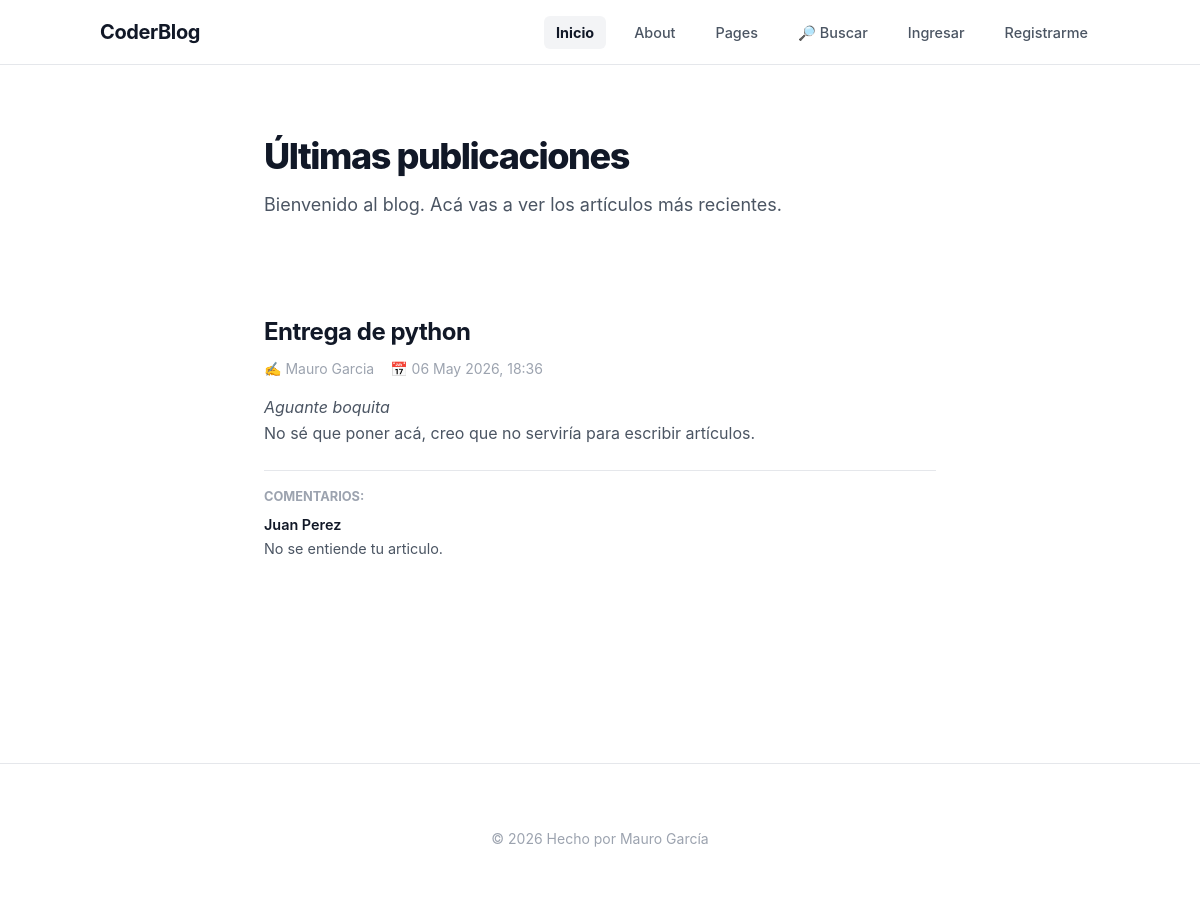
The page / on the database its author committed.
### blog/models.py (models this page shows, shortened)
class Articulo(models.Model):
    titulo = models.CharField(max_length=200)
    subtitulo = models.CharField(max_length=300, null=True, blank=True)
    cuerpo = models.TextField()
    fecha_publicacion = models.DateTimeField(auto_now_add=True)
    autor = models.ForeignKey(Autor, on_delete=models.CASCADE, related_name="articulos")
    class Meta:
        verbose_name_plural = "Artículos"
        ordering = ["-fecha_publicacion"]

class Autor(models.Model):
    nombre = models.CharField(max_length=100)
    apellido = models.CharField(max_length=100)
    email = models.EmailField()
    bio = models.TextField(null=True, blank=True)
    def __str__(self) -> str:
        return f"{self.nombre} {self.apellido}"
    class Meta:
        verbose_name_plural = "Autores"

class Comentario(models.Model):
    articulo = models.ForeignKey(
        Articulo, on_delete=models.CASCADE, related_name="comentarios"
    )
    nombre_usuario = models.CharField(max_length=100)
    contenido = models.TextField()
    fecha = models.DateTimeField(auto_now_add=True)
    class Meta:
        ordering = ["-fecha"]

### blog/views.py (the view)
# urls.py: path("", views.inicio, name="inicio"),
def inicio(request):
    articulos = Articulo.objects.all()[:5]
    return render(request, "blog/inicio.html", {"articulos": articulos})

### templates/blog/inicio.html (shortened to what this page needs)
{% extends "blog/base.html" %}
{% block contenido %}
<div class="page-header">
    <h1>Últimas publicaciones</h1>
    <p>Bienvenido al blog. Acá vas a ver los artículos más recientes.</p>
</div>
{% if articulos %}
    {% for articulo in articulos %}
    <div class="card">
        <h2>{{ articulo.titulo }}</h2>
        <div class="meta">
            <span>✍️ {{ articulo.autor }}</span>
            <span>📅 {{ articulo.fecha_publicacion|date:"d M Y, H:i" }}</span>
        </div>
        {% if articulo.subtitulo %}
            <p class="excerpt"><em>{{ articulo.subtitulo }}</em></p>
        {% endif %}
        <p class="excerpt">{{ articulo.cuerpo|truncatewords:40 }}</p>
        {% if articulo.comentarios.all %}
            <div style="margin-top: 1.5rem; padding-top: 1rem; border-top: 1px solid var(--border);">
                <p style="font-size: 0.8rem; font-weight: 700; color: var(--text-muted); margin-bottom: 0.5rem; text-transform: uppercase;">Comentarios:</p>
                {% for comment in articulo.comentarios.all %}
                    <div style="margin-bottom: 0.75rem;">
                        <p style="font-size: 0.9rem; font-weight: 600; margin-bottom: 0.1rem;">{{ comment.nombre_usuario }}</p>
                        <p style="font-size: 0.9rem; color: var(--text-secondary);">{{ comment.contenido }}</p>
                    </div>
                {% endfor %}
            </div>
        {% endif %}
    </div>
    {% endfor %}
{% else %}
    <div class="card">
        <h2>No hay artículos todavía</h2>
        <p class="excerpt">Empezá publicando algo nuevo.</p>
        <a href="{% url 'blog:crear_articulo' %}" class="btn btn-primary" style="margin-top: 1rem; text-decoration: none; width: auto;">Crear primer artículo</a>
    </div>
{% endif %}
{% endblock %}

### templates/blog/base.html (shortened to what this page needs)
<!DOCTYPE html>
<html lang="es">
<head>
</head>
<body>
    <nav class="navbar">
        <div class="navbar-inner">
            <a href="{% url 'blog:inicio' %}" class="navbar-brand">
                CoderBlog
            </a>
            <ul class="navbar-links">
                <li><a href="{% url 'blog:inicio' %}">Inicio</a></li>
                <li><a href="{% url 'blog:about' %}">About</a></li>
                <li><a href="{% url 'blog:pages' %}">Pages</a></li>
                <li><a href="{% url 'blog:buscar' %}">🔎 Buscar</a></li>
                {% if request.user.is_authenticated %}
                    <li><a href="{% url 'blog:page_create' %}">+ Page</a></li>
                    <li><a href="{% url 'messenger:inbox' %}">Mensajes</a></li>
                    <li><a href="{% url 'accounts:profile' %}">Perfil</a></li>
                    <li><a href="{% url 'accounts:logout' %}">Salir</a></li>
                {% else %}
                    <li><a href="{% url 'accounts:login' %}">Ingresar</a></li>
                    <li><a href="{% url 'accounts:signup' %}">Registrarme</a></li>
                {% endif %}
            </ul>
        </div>
    </nav>
    <main class="container">
        {% block contenido %}{% endblock %}
    </main>
    <footer class="footer">
        <p>&copy; 2026 Hecho por Mauro García</p>
    </footer>
</body>
</html>

### templates/blog/base.html (style rules this page uses)
*, *::before, *::after { margin: 0; padding: 0; box-sizing: border-box; }
:root { --bg-primary: #ffffff; --bg-secondary: #f9fafb; --bg-card: #ffffff; --text-primary: #111827; --text-secondary: #4b5563; --text-muted: #9ca3af; --accent: #000000; --accent-soft: #f3f4f6; --border: #e5e7eb; --success: #059669; --radius: 8px; --transition: all 0.2s ease; }
body { font-family: -apple-system, BlinkMacSystemFont, "Segoe UI", Roboto, Helvetica, Arial, sans-serif; background-color: var(--bg-primary); color: var(--text-primary); line-height: 1.5; -webkit-font-smoothing: antialiased; }
.navbar { background: white; border-bottom: 1px solid var(--border); padding: 0 1.5rem; position: sticky; top: 0; z-index: 1000; }
.navbar-inner { max-width: 1000px; margin: 0 auto; display: flex; align-items: center; justify-content: space-between; height: 64px; }
.navbar-brand { font-size: 1.25rem; font-weight: 700; text-decoration: none; color: var(--text-primary); letter-spacing: -0.02em; }
.navbar-links { display: flex; list-style: none; gap: 1rem; }
.navbar-links a { color: var(--text-secondary); text-decoration: none; padding: 0.5rem 0.75rem; border-radius: 6px; font-size: 0.9rem; font-weight: 500; transition: var(--transition); }
.navbar-links a.active { color: var(--text-primary); background: var(--accent-soft); font-weight: 700; }
.container { max-width: 720px; margin: 0 auto; padding: 4rem 1.5rem; }
.page-header { margin-bottom: 4rem; }
.page-header h1 { font-size: 2.25rem; font-weight: 800; letter-spacing: -0.04em; margin-bottom: 0.5rem; color: var(--text-primary); }
.page-header p { color: var(--text-secondary); font-size: 1.125rem; }
.card { border-bottom: 1px solid var(--border); padding: 2rem 0; margin-bottom: 0; transition: var(--transition); }
.card:last-child { border-bottom: none; }
.card h2 { font-size: 1.5rem; font-weight: 700; margin-bottom: 0.5rem; color: var(--text-primary); letter-spacing: -0.02em; }
.card .meta { display: flex; gap: 1rem; margin-bottom: 1rem; font-size: 0.875rem; color: var(--text-muted); }
.card .excerpt { color: var(--text-secondary); font-size: 1rem; line-height: 1.6; }
.footer { margin-top: 6rem; padding: 4rem 1.5rem; text-align: center; border-top: 1px solid var(--border); color: var(--text-muted); font-size: 0.875rem; }

### rows shown on the page
Articulo: titulo "Entrega de python", autor "Mauro Garcia", fecha_publicacion "06 May 2026, 18:36", subtitulo "Aguante boquita", cuerpo "No sé que poner acá, creo que no serviría para escribir artículos."
Comentario: nombre_usuario "Juan Perez", contenido "No se entiende tu articulo."
